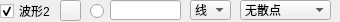
               <widget class="QWidget" name="widget_2" native="true">
                <property name="minimumSize">
                 <size>
                  <width>0</width>
                  <height>22</height>
                 </size>
                </property>
                <property name="maximumSize">
                 <size>
                  <width>16777215</width>
                  <height>22</height>
                 </size>
                </property>
                <widget class="QLineEdit" name="txtValueCurve2">
                 <property name="geometry">
                  <rect>
                   <x>110</x>
                   <y>0</y>
                   <width>71</width>
                   <height>20</height>
                  </rect>
                 </property>
                 <property name="text">
                  <string/>
                 </property>
                </widget>
                <widget class="QRadioButton" name="rdoBoldCurve2">
                 <property name="geometry">
                  <rect>
                   <x>90</x>
                   <y>3</y>
                   <width>16</width>
                   <height>16</height>
                  </rect>
                 </property>
                 <property name="text">
                  <string/>
                 </property>
                 <property name="checked">
                  <bool>false</bool>
                 </property>
                </widget>
                <widget class="QCheckBox" name="chkVisibleCurve2">
                 <property name="geometry">
                  <rect>
                   <x>0</x>
                   <y>3</y>
                   <width>53</width>
                   <height>16</height>
                  </rect>
                 </property>
                 <property name="text">
                  <string>波形2</string>
                 </property>
                 <property name="checked">
                  <bool>true</bool>
                 </property>
                </widget>
                <widget class="QPushButton" name="btnColourCurve2">
                 <property name="geometry">
                  <rect>
                   <x>60</x>
                   <y>0</y>
                   <width>21</width>
                   <height>21</height>
                  </rect>
                 </property>
                 <property name="text">
                  <string/>
                 </property>
                </widget>
                <widget class="QComboBox" name="cmbLineStyle2">
                 <property name="geometry">
                  <rect>
                   <x>190</x>
                   <y>0</y>
                   <width>41</width>
                   <height>20</height>
                  </rect>
                 </property>
                 <property name="currentIndex">
                  <number>1</number>
                 </property>
                 <item>
                  <property name="text">
                   <string>点</string>
                  </property>
                 </item>
                 <item>
                  <property name="text">
                   <string>线</string>
                  </property>
                 </item>
                 <item>
                  <property name="text">
                   <string>左</string>
                  </property>
                 </item>
                 <item>
                  <property name="text">
                   <string>右</string>
                  </property>
                 </item>
                 <item>
                  <property name="text">
                   <string>中</string>
                  </property>
                 </item>
                 <item>
                  <property name="text">
                   <string>积</string>
                  </property>
                 </item>
                </widget>
                <widget class="QComboBox" name="cmbScatterStyle2">
                 <property name="geometry">
                  <rect>
                   <x>240</x>
                   <y>0</y>
                   <width>91</width>
                   <height>20</height>
                  </rect>
                 </property>
                 <property name="focusPolicy">
                  <enum>Qt::WheelFocus</enum>
                 </property>
                 <property name="maxVisibleItems">
                  <number>20</number>
                 </property>
                 <item>
                  <property name="text">
                   <string>无散点</string>
                  </property>
                  <property name="icon">
                   <iconset resource="res.qrc">
                    <normaloff>:/pic/ssNone.png</normaloff>:/pic/ssNone.png</iconset>
                  </property>
                 </item>
                 <item>
                  <property name="text">
                   <string>x形</string>
                  </property>
                  <property name="icon">
                   <iconset resource="res.qrc">
                    <normaloff>:/pic/ssCross.png</normaloff>:/pic/ssCross.png</iconset>
                  </property>
                 </item>
                 <item>
                  <property name="text">
                   <string>+形</string>
                  </property>
                  <property name="icon">
                   <iconset resource="res.qrc">
                    <normaloff>:/pic/ssPlus.png</normaloff>:/pic/ssPlus.png</iconset>
                  </property>
                 </item>
                 <item>
                  <property name="text">
                   <string>空心圆</string>
                  </property>
                  <property name="icon">
                   <iconset resource="res.qrc">
                    <normaloff>:/pic/ssCircle.png</normaloff>:/pic/ssCircle.png</iconset>
                  </property>
                 </item>
                 <item>
                  <property name="text">
                   <string>实心圆</string>
                  </property>
                  <property name="icon">
                   <iconset resource="res.qrc">
                    <normaloff>:/pic/ssDisc.png</normaloff>:/pic/ssDisc.png</iconset>
                  </property>
                 </item>
                 <item>
                  <property name="text">
                   <string>矩形</string>
                  </property>
                  <property name="icon">
                   <iconset resource="res.qrc">
                    <normaloff>:/pic/ssSquare.png</normaloff>:/pic/ssSquare.png</iconset>
                  </property>
                 </item>
                 <item>
                  <property name="text">
                   <string>菱形</string>
                  </property>
                  <property name="icon">
                   <iconset resource="res.qrc">
                    <normaloff>:/pic/ssDiamond.png</normaloff>:/pic/ssDiamond.png</iconset>
                  </property>
                 </item>
                 <item>
                  <property name="text">
                   <string>星形</string>
                  </property>
                  <property name="icon">
                   <iconset resource="res.qrc">
                    <normaloff>:/pic/ssStar.png</normaloff>:/pic/ssStar.png</iconset>
                  </property>
                 </item>
                 <item>
                  <property name="text">
                   <string>正三角</string>
                  </property>
                  <property name="icon">
                   <iconset resource="res.qrc">
                    <normaloff>:/pic/ssTriangle.png</normaloff>:/pic/ssTriangle.png</iconset>
                  </property>
                 </item>
                 <item>
                  <property name="text">
                   <string>倒三角</string>
                  </property>
                  <property name="icon">
                   <iconset resource="res.qrc">
                    <normaloff>:/pic/ssTriangleInverted.png</normaloff>:/pic/ssTriangleInverted.png</iconset>
                  </property>
                 </item>
                 <item>
                  <property name="text">
                   <string>x框</string>
                  </property>
                  <property name="icon">
                   <iconset resource="res.qrc">
                    <normaloff>:/pic/ssCrossSquare.png</normaloff>:/pic/ssCrossSquare.png</iconset>
                  </property>
                 </item>
                 <item>
                  <property name="text">
                   <string>+框</string>
                  </property>
                  <property name="icon">
                   <iconset resource="res.qrc">
                    <normaloff>:/pic/ssPlusSquare.png</normaloff>:/pic/ssPlusSquare.png</iconset>
                  </property>
                 </item>
                 <item>
                  <property name="text">
                   <string>x圆</string>
                  </property>
                  <property name="icon">
                   <iconset resource="res.qrc">
                    <normaloff>:/pic/ssCrossCircle.png</normaloff>:/pic/ssCrossCircle.png</iconset>
                  </property>
                 </item>
                 <item>
                  <property name="text">
                   <string>+圆</string>
                  </property>
                  <property name="icon">
                   <iconset resource="res.qrc">
                    <normaloff>:/pic/ssPlusCircle.png</normaloff>:/pic/ssPlusCircle.png</iconset>
                  </property>
                 </item>
                 <item>
                  <property name="text">
                   <string>和平</string>
                  </property>
                  <property name="icon">
                   <iconset resource="res.qrc">
                    <normaloff>:/pic/ssPeace.png</normaloff>:/pic/ssPeace.png</iconset>
                  </property>
                 </item>
                </widget>
               </widget>
